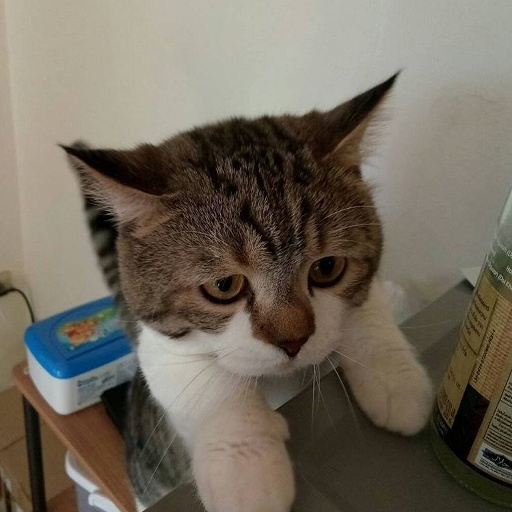
#> input picture week 2/kitty.jpg, 512 x 512 px
$ jupyter execute 'week 2.ipynb'   (shell and % lines are left out)
#> lines starting #> are read from the running program, lines starting #| are printed output that depends on the picture; after the words box and inside, x2 and y2 are one past the last pixel; in counts of white or black regions, pixels touching at a corner belong together
# Week #2 Image Formation, Colors, Point Operations

## Exercise #1 Quantization
* 2 bits

[cell 1]
import cv2
import matplotlib.pyplot as plt
from skimage import io, color
import numpy as np


img = io.imread("kitty.jpg")
#> img is the input picture: shape (512, 512, 3); mean R, G, B 113.7, 105.7, 92.8

gray = color.rgb2gray(img)
gray255 = np.multiply(gray,255)
gray255[gray255<64] = 0
gray255[(gray255>=64) & (gray255<128)] = 1
gray255[(gray255>=128) & (gray255<192)] = 2
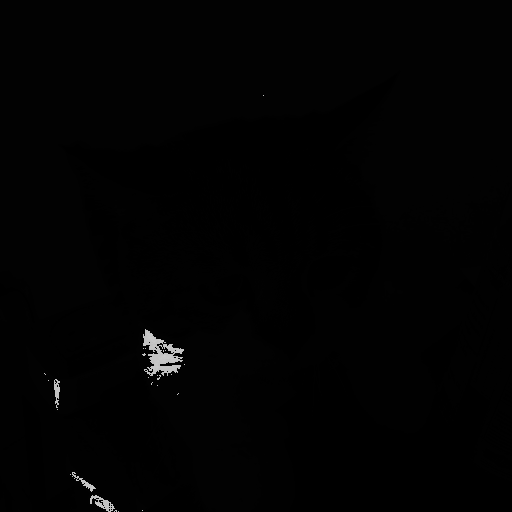
#> gray255: shape (512, 512) float64; min 0, max 204.9, mean 2.1
gray255[(gray255>=192)] = 3
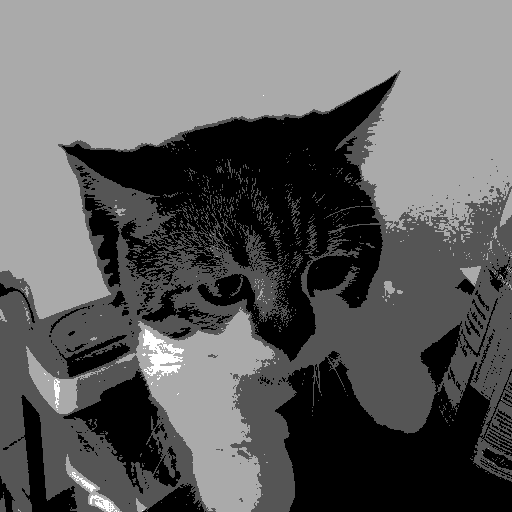
#> gray255: shape (512, 512) float64; 0.49% of pixels changed, all inside (x1, y1, x2, y2) = (44, 95, 264, 512); drawn with min black and max white

* Quantize an image to be represented by 1 bit and 4 bits

[cell 2]
# Write your code here

gray_1_bit = np.copy(color.rgb2gray(img)) * 255
gray_1_bit = np.floor(gray_1_bit/((np.max(gray_1_bit) - np.min(gray_1_bit) + 1)/2))
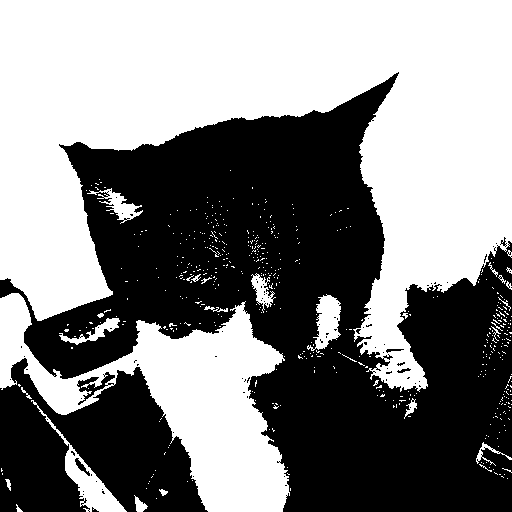
#> gray_1_bit: shape (512, 512) float64; values 0 (black) and 1 (white), 51.5% white; 86 black regions (80 under 20 px), largest, box (x1, y1, x2, y2) and area: (0, 72, 512, 512) 106271, (0, 358, 208, 512) 20403, (75, 458, 90, 476) 87, (386, 349, 404, 353) 38, (397, 368, 411, 373) 34, (500, 237, 507, 247) 27

gray_4_bit = np.copy(np.multiply(gray,255)) * 255
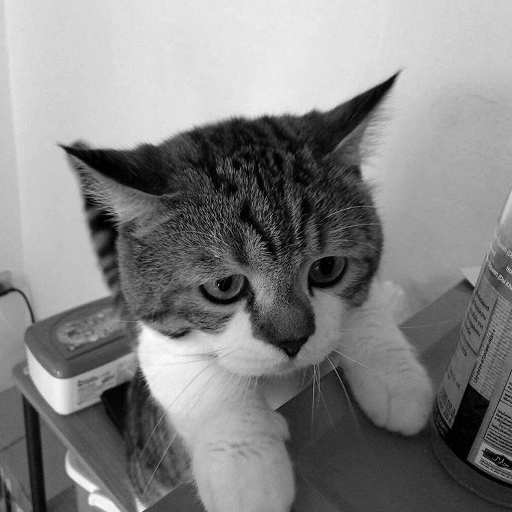
#> gray_4_bit: shape (512, 512) float64; min 0, max 52238.7, mean 27151.8; drawn with min black and max white
gray_4_bit = np.floor(gray_4_bit/((np.max(gray_4_bit) - np.min(gray_4_bit) + 1)/(2**4)))

plt.subplot(2, 2, 1)
plt.title('kitty.png')
plt.imshow(img)
plt.axis('off')

plt.subplot(2, 2, 2)
plt.title('quantized kitty')
plt.imshow(gray255, cmap='gray')
plt.axis('off')

plt.subplot(2, 2, 3)
plt.title('quantized 1 bit kitty')
plt.imshow(gray_1_bit, cmap='gray')
plt.axis('off')

plt.subplot(2, 2, 4)
plt.title('quantized 4 bits kitty')
plt.imshow(gray_4_bit, cmap='gray')
plt.axis('off')

plt.savefig('quantization kitty.png')

## Exercise #2 Shrink and Zoom
* Shink an image to 64 x 64
* Zoom in an image to 1000 x 1000

[cell 3]
SIZE = 64

plt.figure(figsize=(20,10))

img = io.imread("kitty.jpg")
img = color.rgb2gray(img)
img_resize_nn = cv2.resize(img,(SIZE,SIZE),interpolation=cv2.INTER_NEAREST)
img_resize_bc = cv2.resize(img,(SIZE,SIZE),interpolation=cv2.INTER_CUBIC)
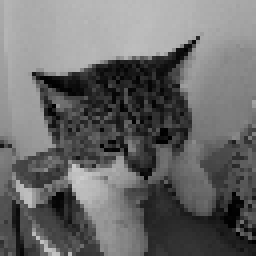
#> img_resize_bc: shape (64, 64) float64 (shown 4 times larger); min 0.00164, max 0.798, mean 0.418

# Write your code to visualize the results

plt.subplot(1,3,1)
plt.title('normal')
plt.imshow(img, cmap = 'gray')

plt.subplot(1,3,2)
plt.title('computed inner nearest')
plt.imshow(img_resize_nn, cmap = 'gray')

plt.subplot(1,3,3)
plt.title('computed inner cubic')
plt.imshow(img_resize_bc, cmap = 'gray')

[cell 4]
SIZE = 1000

img = io.imread("kitty.jpg")
img = color.rgb2gray(img)
img_resize_nn = cv2.resize(img,(SIZE,SIZE),interpolation=cv2.INTER_NEAREST)
#> img_resize_nn: shape (1000, 1000) float64
img_resize_bc = cv2.resize(img,(SIZE,SIZE),interpolation=cv2.INTER_CUBIC)
#> img_resize_bc: shape (1000, 1000) float64

# Write your code to visualize the results

plt.subplot(1,3,1)
plt.title('normal')
plt.imshow(img, cmap = 'gray')

plt.subplot(1,3,2)
plt.title('computed')
plt.imshow(img_resize_nn, cmap = 'gray')

plt.subplot(1,3,3)
plt.title('computed')
plt.imshow(img_resize_bc, cmap = 'gray')

## Exercise #3 Arithmetic Operations
* Bias
* Gain

[cell 5]
import cv2
import numpy as np
import matplotlib.pyplot as plt

GAIN = 2

img = cv2.imread("kitty.jpg")

img_gray = cv2.cvtColor(img, cv2.COLOR_BGR2GRAY)

img_div = cv2.divide(img_gray,GAIN)
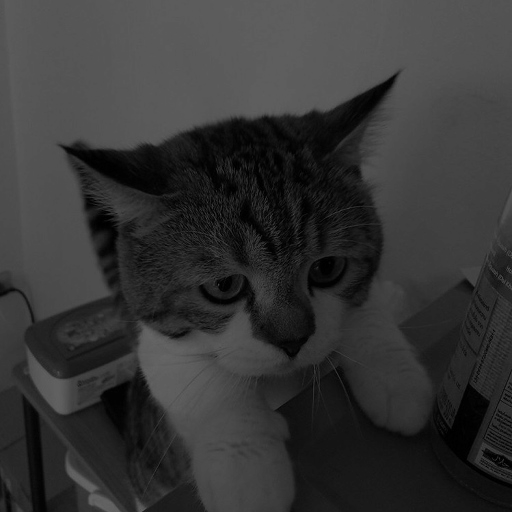
#> img_div: shape (512, 512); min 0, max 102, mean 53.3
img_mul = cv2.multiply(img_gray,GAIN)
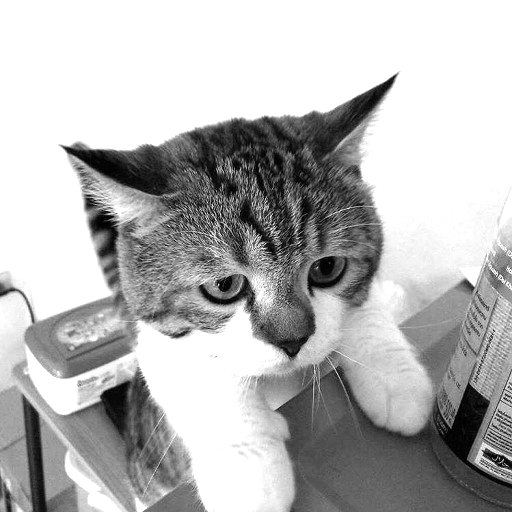
#> img_mul: shape (512, 512); min 0, max 255, mean 182.4

# Write your code to visualize the results

plt.subplot(2,2,1)
plt.imshow(img)

plt.subplot(2,2,2)
plt.title('gray')
plt.imshow(img_gray, cmap = 'gray')

plt.subplot(2,2,3)
plt.title('div /2')
plt.imshow(img_div, cmap = 'gray')

plt.subplot(2,2,4)
plt.title('mul *2')
plt.imshow(img_mul, cmap = 'gray')
#> figure, not shown here; B, G, R data is drawn as R, G, B

[cell 6]
BIAS = 50

img = cv2.imread("kitty.jpg")

img_gray = cv2.cvtColor(img, cv2.COLOR_BGR2GRAY)

img_div = cv2.subtract(img_gray,BIAS)

# Write your code to visualize the results


plt.subplot(2,2,1)
plt.imshow(img)

plt.subplot(2,2,2)
plt.title('gray')
plt.imshow(img_gray, cmap = 'gray')

plt.subplot(2,2,3)
plt.title('div -50')
plt.imshow(img_div, cmap = 'gray')
#> figure, not shown here; B, G, R data is drawn as R, G, B

[cell 7]
# working with RGB

img = cv2.imread("kitty.jpg")
img = cv2.cvtColor(img, cv2.COLOR_BGR2RGB)

# apply gain
GAIN = (2,2,2,1)
img_gain = np.copy(img)
img_gain = cv2.multiply(img_gain,GAIN)
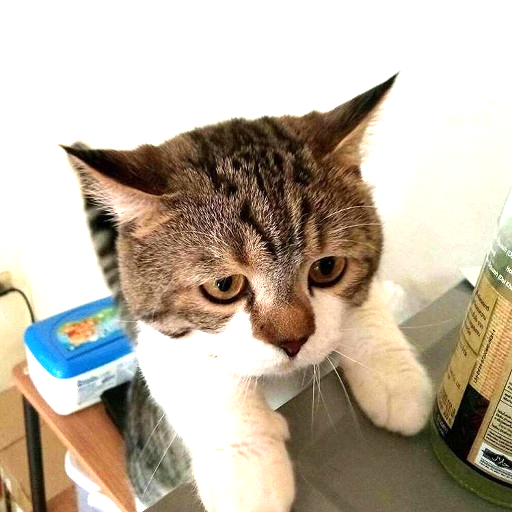
#> img_gain: shape (512, 512, 3); mean R, G, B 192, 180.6, 164.3
# img_gain *= 2


plt.subplot(2,2,1)
plt.imshow(img)
plt.title('normal')

plt.subplot(2,2,2)
plt.imshow(img_gain)
plt.title('add gain')

BIAS = (-50,-50,-50,0)
img_bias = np.copy(img)
img_bias = cv2.add(img_bias, BIAS)
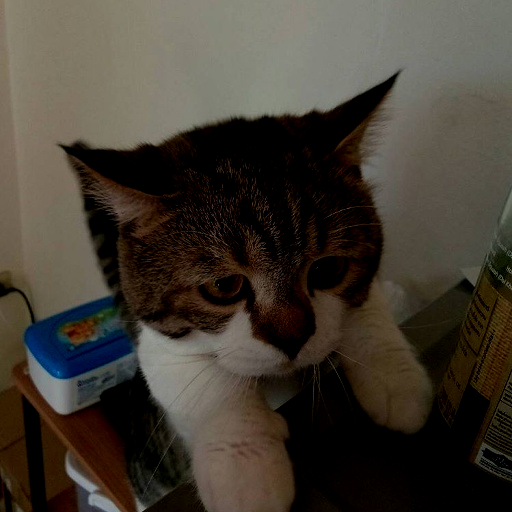
#> img_bias: shape (512, 512, 3); mean R, G, B 67.1, 60.4, 50.8

plt.subplot(2,2,3)
plt.imshow(img)
plt.title('normal')

plt.subplot(2,2,4)
plt.imshow(img_bias)
plt.title('add bias')

## Exercise #4 Color Models

Select one of the following color models, visualize each component in the model and analyze the results
-------
* HSV
* YCbCr
* CIELAB

[cell 8]
import cv2
import matplotlib.pyplot as plt


img = cv2.imread("rgb.png")
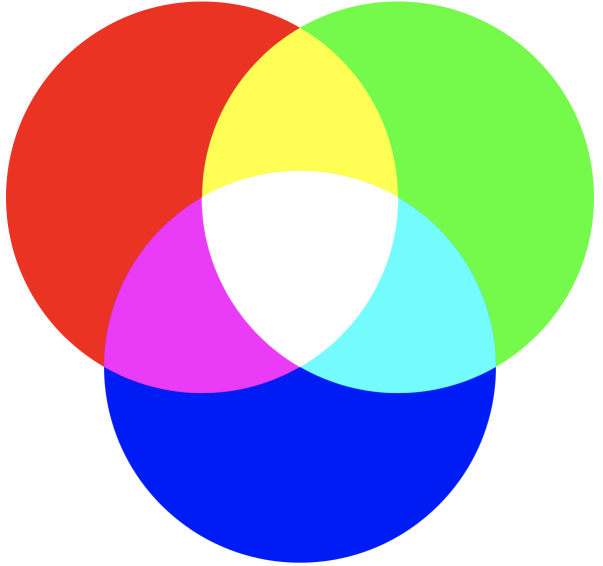
#> input picture week 2/rgb.png, 1206 x 1132 px (shown at 1/2 size)
#> img is the input picture: shape (1132, 1206, 3); mean B, G, R 180.5, 175.1, 180.9
img = cv2.cvtColor(img, cv2.COLOR_BGR2RGB)
plt.imshow(img)
plt.show()

img_gray = cv2.cvtColor(img,cv2.COLOR_RGB2HSV)
#> img_gray: shape (1132, 1206, 3); mean H, S, V 43, 130.9, 248.8

plt.imshow(img_gray)

[cell 9]
print(f'''\
original (r,g,b) pos 200,200 is\t{img[200][200]} -> red
HSV format pos (200,200) is\t{img_gray[200][200]}

original (r,g,b) pos 1000,600 is{img[1000][600]} -> blue
HSV format pos (1000,600) is\t{img_gray[1000][600]}

original (r,g,b) pos 600,600 is\t{img[600][600]} -> white
HSV format pos (600,600) is\t{img_gray[600][600]}

so value of HSV format is [h, s, v] -> hue, saturation, value
''')
#| original (r,g,b) pos 200,200 is	[234  51  35] -> red
#| HSV format pos (200,200) is	[  2 217 234]
#| original (r,g,b) pos 1000,600 is[  0  28 245] -> blue
#| HSV format pos (1000,600) is	[117 255 245]
#| original (r,g,b) pos 600,600 is	[255 255 255] -> white
#| HSV format pos (600,600) is	[  0   0 255]
#| so value of HSV format is [h, s, v] -> hue, saturation, value
